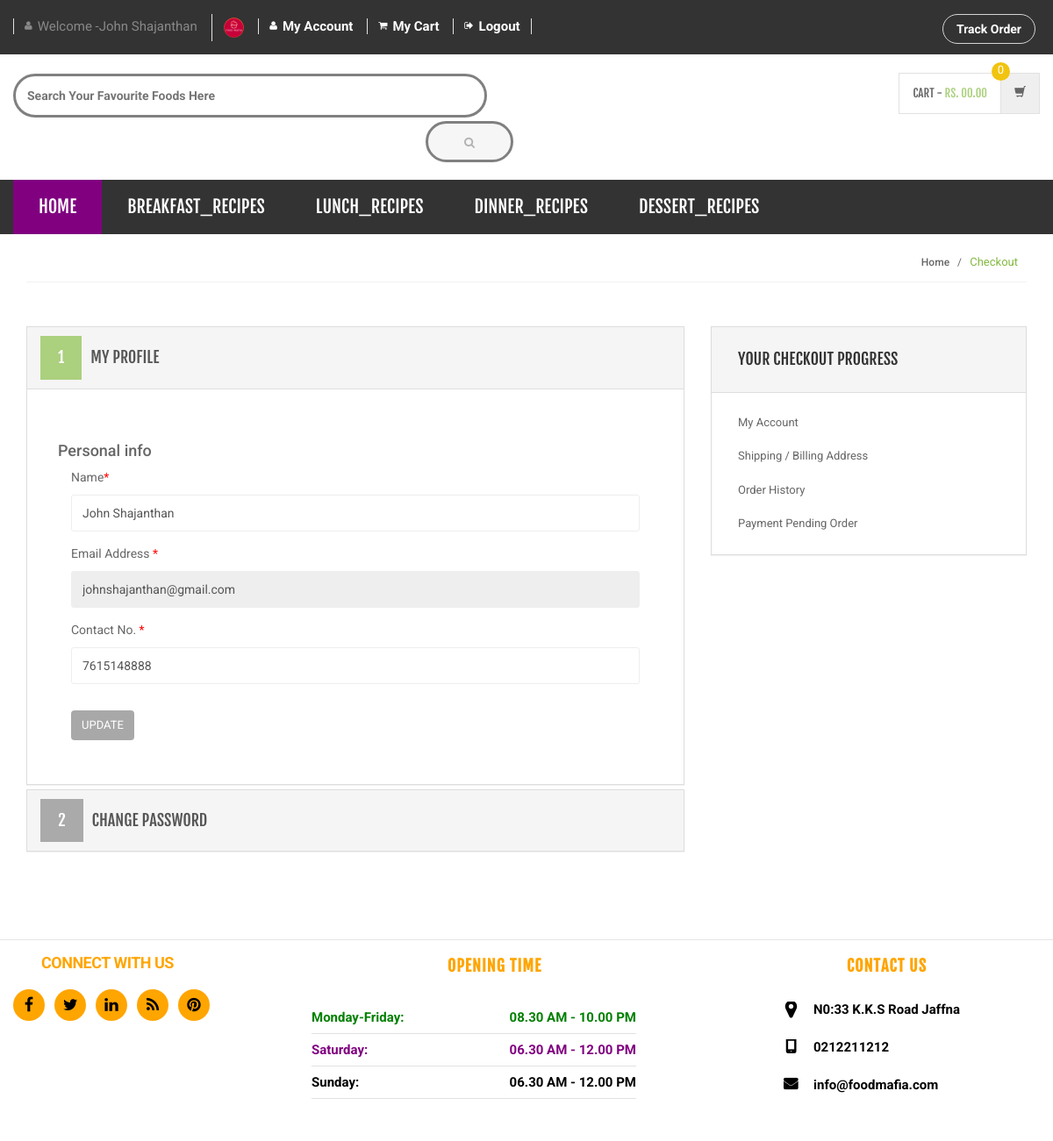
Page /my-account.php (signed in) on the committed database.
### tables this page shows
CREATE TABLE `category` (
  `id` int(11) NOT NULL,
  `categoryName` varchar(255) DEFAULT NULL,
  `categoryDescription` longtext,
  `creationDate` timestamp NOT NULL DEFAULT CURRENT_TIMESTAMP,
  `updationDate` varchar(255) DEFAULT NULL
);

CREATE TABLE `users` (
  `id` int(11) NOT NULL,
  `name` varchar(255) DEFAULT NULL,
  `email` varchar(255) DEFAULT NULL,
  `contactno` bigint(11) DEFAULT NULL,
  `password` varchar(255) DEFAULT NULL,
  `shippingAddress` longtext,
  `shippingState` varchar(255) DEFAULT NULL,
  `shippingCity` varchar(255) DEFAULT NULL,
  `shippingPincode` int(11) DEFAULT NULL,
  `billingAddress` longtext,
  `billingState` varchar(255) DEFAULT NULL,
  `billingCity` varchar(255) DEFAULT NULL,
  `billingPincode` int(11) DEFAULT NULL,
  `regDate` timestamp NOT NULL DEFAULT CURRENT_TIMESTAMP,
  `updationDate` varchar(255) DEFAULT NULL
);

### my-account.php (the view, shortened to what this page needs)
<?php
include('includes/config.php');
if(strlen($_SESSION['login'])==0)
    {
header('location:login.php');
}
else{
?>
<!DOCTYPE html>
<html lang="en">
	<head>
	    <link rel="stylesheet" href="assets/css/bootstrap.min.css">
	    <link rel="stylesheet" href="assets/css/main.css">
	    <link rel="stylesheet" href="assets/css/green.css">
	    <link rel="stylesheet" href="assets/css/owl.carousel.css">
		<link rel="stylesheet" href="assets/css/owl.transitions.css">
		<link href="assets/css/lightbox.css" rel="stylesheet">
		<link rel="stylesheet" href="assets/css/animate.min.css">
		<link rel="stylesheet" href="assets/css/rateit.css">
		<link rel="stylesheet" href="assets/css/bootstrap-select.min.css">
		<link rel="stylesheet" href="assets/css/config.css">
		<link href="assets/css/green.css" rel="alternate stylesheet" title="Green color">
		<link href="assets/css/blue.css" rel="alternate stylesheet" title="Blue color">
		<link href="assets/css/red.css" rel="alternate stylesheet" title="Red color">
		<link href="assets/css/orange.css" rel="alternate stylesheet" title="Orange color">
		<link href="assets/css/dark-green.css" rel="alternate stylesheet" title="Darkgreen color">
		<link rel="stylesheet" href="assets/css/font-awesome.min.css">
	</head>
    <body class="cnt-home">
<header class="header-style-1">
<?php include('includes/top-header.php');?>
<?php include('includes/main-header.php');?>
<?php include('includes/menu-bar.php');?>
</header>
<div class="breadcrumb">
	<div class="container">
		<div class="breadcrumb-inner">
			<ul class="list-inline list-unstyled">
				<li><a href="#">Home</a></li>
				<li class='active'>Checkout</li>
			</ul>
		</div>
	</div>
</div>
<div class="body-content outer-top-bd">
	<div class="container">
		<div class="checkout-box inner-bottom-sm">
			<div class="row">
				<div class="col-md-8">
					<div class="panel-group checkout-steps" id="accordion">
<div class="panel panel-default checkout-step-01">
		<div class="panel-heading">
    	<h4 class="unicase-checkout-title">
	        <a data-toggle="collapse" class="" data-parent="#accordion" href="#collapseOne">
	          <span>1</span>My Profile
	        </a>
	     </h4>
    </div>
	<div id="collapseOne" class="panel-collapse collapse in">
	    <div class="panel-body">
			<div class="row">
<h4>Personal info</h4>
				<div class="col-md-12 col-sm-12 already-registered-login">
<?php
$query=mysqli_query($con,"select * from users where id='".$_SESSION['id']."'");
while($row=mysqli_fetch_array($query))
{
?>
					<form class="register-form" role="form" method="post">
<div class="form-group">
					    <label class="info-title" for="name">Name<span>*</span></label>
					    <input type="text" class="form-control unicase-form-control text-input" value="<?php echo $row['name'];?>" id="name" name="name" required="required">
					  </div>
						<div class="form-group">
					    <label class="info-title" for="exampleInputEmail1">Email Address <span>*</span></label>
			 <input type="email" class="form-control unicase-form-control text-input" id="exampleInputEmail1" value="<?php echo $row['email'];?>" readonly>
					  </div>
					  <div class="form-group">
					    <label class="info-title" for="Contact No.">Contact No. <span>*</span></label>
					    <input type="text" class="form-control unicase-form-control text-input" id="contactno" name="contactno" required="required" value="<?php echo $row['contactno'];?>"  maxlength="10">
					  </div>
					  <button type="submit" name="update" class="btn-upper btn btn-primary checkout-page-button">Update</button>
					</form>
					<?php } ?>
				</div>
			</div>
		</div>
	</div>
</div>
					  	<div class="panel panel-default checkout-step-02">
						    <div class="panel-heading">
						      <h4 class="unicase-checkout-title">
						        <a data-toggle="collapse" class="collapsed" data-parent="#accordion" href="#collapseTwo">
						          <span>2</span>Change Password
						        </a>
						      </h4>
						    </div>
					  	</div>
					</div>
				</div>
			<?php include('includes/myaccount-sidebar.php');?>
			</div>
		</div>
</div>
</div>
<?php include('includes/footer.php');?>
</body>
</html>
<?php } ?>

### includes/menu-bar.php (shortened to what this page needs)
<div class="header-nav animate-dropdown" style="background-color:#333333;">
    <div class="container-fluid">
        <div class="yamm navbar navbar-default" role="navigation">
            <div class="nav-bg-class">
                <div class="navbar-collapse collapse" id="mc-horizontal-menu-collapse">
	<div class="nav-outer">
		<ul class="nav navbar-nav">
			<li class="dropdown yamm-fw" style="background-color:purple;">
				<a href="index.php" data-hover="dropdown" class="dropdown-toggle">Home</a>
			</li>
              <?php $sql=mysqli_query($con,"select id,categoryName  from category limit 6");
while($row=mysqli_fetch_array($sql))
{
    ?>
			<li class="dropdown yamm">
				<a href="category.php?cid=<?php echo $row['id'];?>"> <?php echo $row['categoryName'];?></a>
			</li>
			<?php } ?>
		</ul>
		<div class="clearfix"></div>
	</div>
</div>
            </div>
        </div>
    </div>
</div>

### assets/css/green.css (style rules this page uses)
a { color: #abd07e; }
.header-style-1 .header-nav { background: #abd07e; }
.breadcrumb ul li.active { color: #84b943; }
.checkout-box .checkout-steps .panel .panel-heading .unicase-checkout-title > a:not(.collapsed) span { background-color: #abd07e; }

### assets/css/lightbox.css (style rules this page uses)
body:after { content: url(../images/close.png) url(../images/loading.gif) url(../images/prev.png) url(../images/next.png); display: none; }

### assets/css/blue.css (style rules this page uses)
a { color: #3498db; }
.header-style-1 .header-nav { background: #3498db; }
.breadcrumb ul li.active { color: #1d6ca1; }
.checkout-box .checkout-steps .panel .panel-heading .unicase-checkout-title > a:not(.collapsed) span { background-color: #3498db; }

### assets/css/red.css (style rules this page uses)
a { color: #ff6c6c; }
.header-style-1 .header-nav { background: #ff6c6c; }
.breadcrumb ul li.active { color: #ff1a1a; }
.checkout-box .checkout-steps .panel .panel-heading .unicase-checkout-title > a:not(.collapsed) span { background-color: #ff6c6c; }

### assets/css/orange.css (style rules this page uses)
a { color: #f39c12; }
.header-style-1 .header-nav { background: #f39c12; }
.breadcrumb ul li.active { color: #ab6c09; }
.checkout-box .checkout-steps .panel .panel-heading .unicase-checkout-title > a:not(.collapsed) span { background-color: #f39c12; }

### assets/css/dark-green.css (style rules this page uses)
a { color: #12cca7; }
.header-style-1 .header-nav { background: #12cca7; }
.breadcrumb ul li.active { color: #0b816a; }
.checkout-box .checkout-steps .panel .panel-heading .unicase-checkout-title > a:not(.collapsed) span { background-color: #12cca7; }

### rows in the picture
category: categoryName "BREAKFAST_RECIPES"
category: categoryName "LUNCH_RECIPES"
category: categoryName "DINNER_RECIPES"
category: categoryName "DESSERT_RECIPES"
users: name "John Shajanthan", email "johnshajanthan@gmail.com", contactno "7615148888"

### other values in the picture
$_SESSION['username'] "John Shajanthan"
